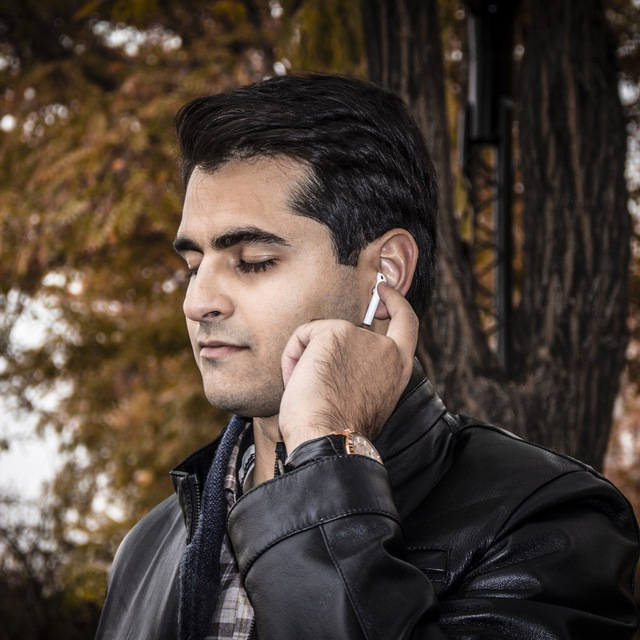
#> input picture input/sketch/sajjad.jpg, 640 x 640 px
$ python sketch.py
#> lines starting #> are read from the running program, lines starting #| are printed output that depends on the picture; after the words box and inside, x2 and y2 are one past the last pixel; in counts of white or black regions, pixels touching at a corner belong together
import cv2

image = cv2.imread("input/sketch/sajjad.jpg", 0)
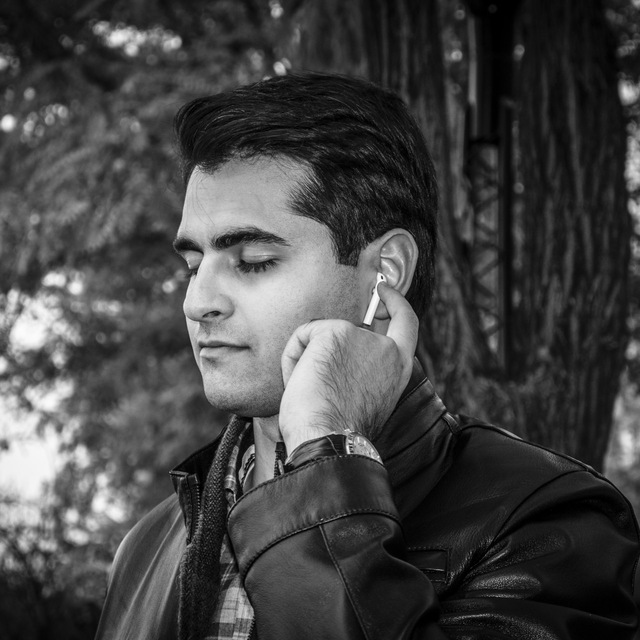
#> image: shape (640, 640); min 0, max 255, mean 68.5


invert = 255 - image
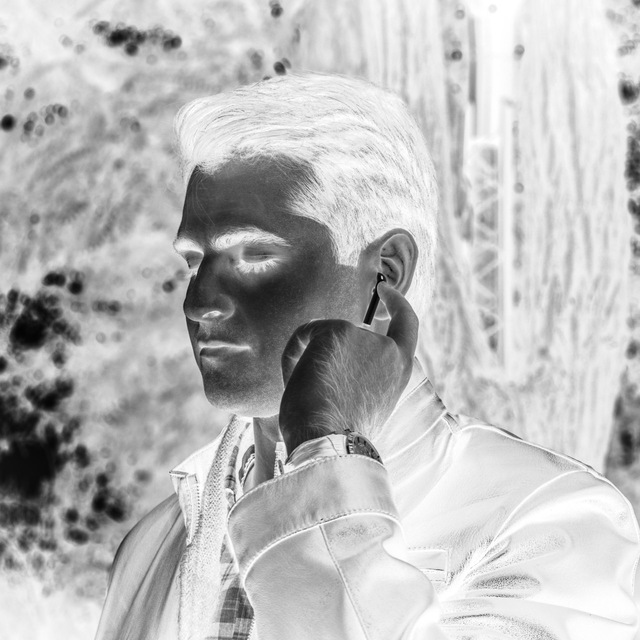
#> invert: shape (640, 640); min 0, max 255, mean 186.5
blurred = cv2.GaussianBlur(invert, (21, 21), 0)
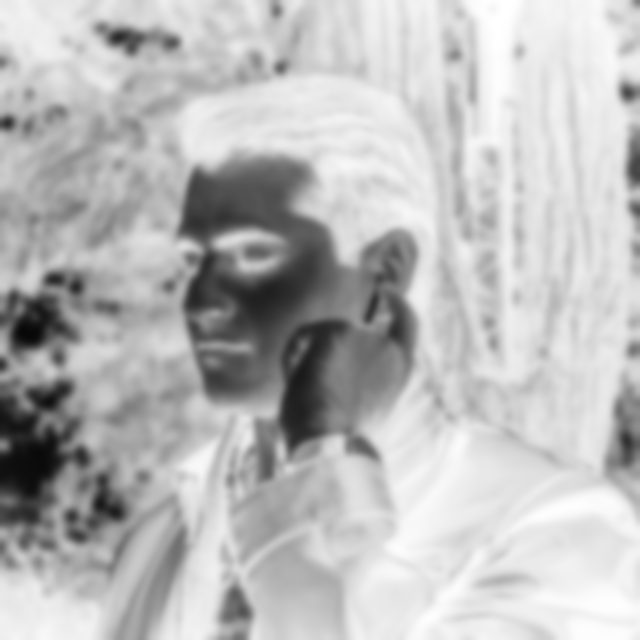
#> blurred: shape (640, 640); min 7, max 255, mean 186.5
invert_blurred = 255 - blurred
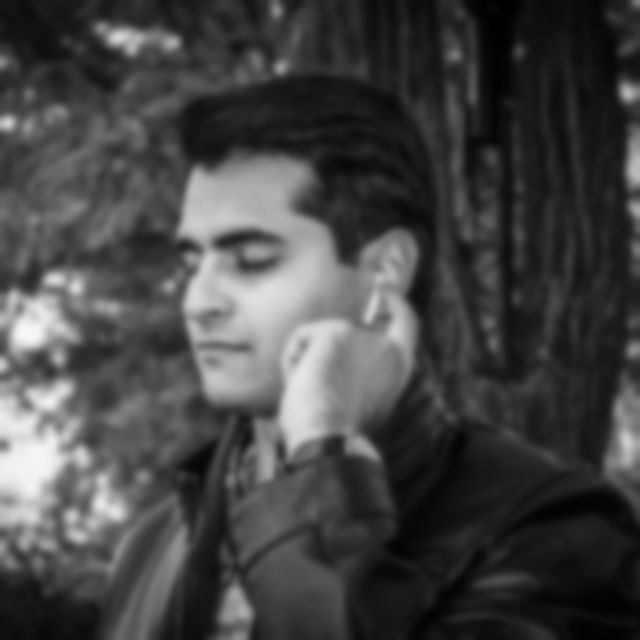
#> invert_blurred: shape (640, 640); min 0, max 248, mean 68.5

sketch = image / invert_blurred
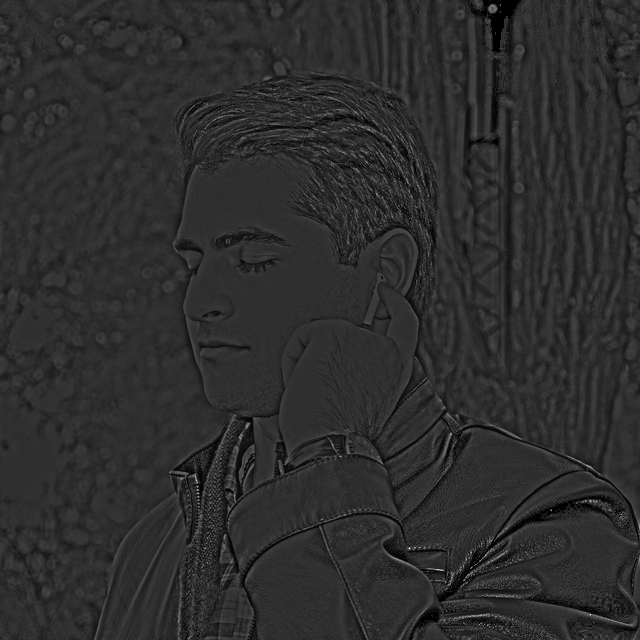
#> sketch: shape (640, 640) float64; 0.07% of the values are NaN or infinite; the others: min 0, max 5.4, mean 0.972; drawn with min black, max white, NaN and infinite black
sketch = sketch * 255

cv2.imshow("sketch_photo", sketch)
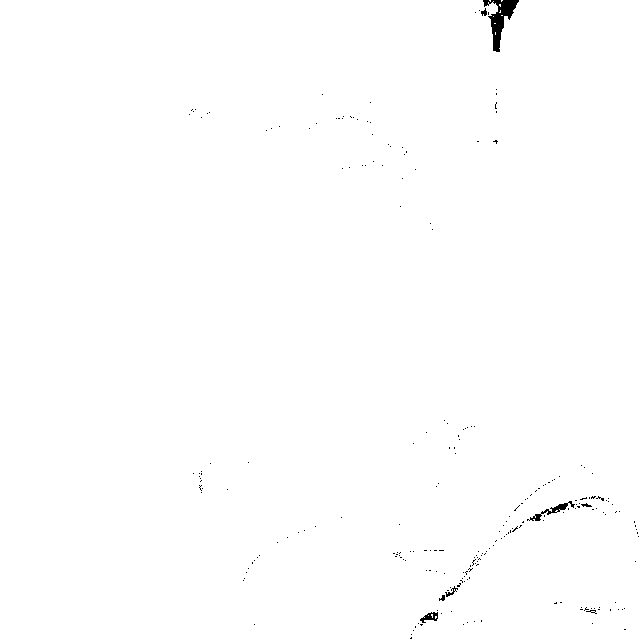
#> window 'sketch_photo': shape (640, 640); 99.6% white; 237 black regions (230 under 20 px), largest, box (x1, y1, x2, y2) and area: (483, 0, 519, 52) 690, (527, 501, 575, 521) 201, (420, 612, 438, 623) 101
cv2.imwrite("output/sketch/sketch_photo.jpg", sketch)
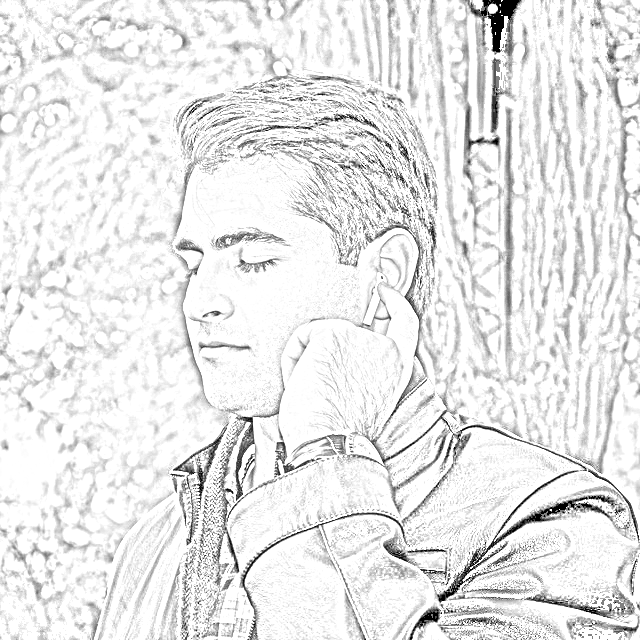
#> saved as sketch_photo.jpg: shape (640, 640); min 0, max 255, mean 232.3
cv2.waitKey()
